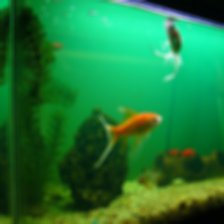
#> input picture ex03/code/image.png, 224 x 224 px
$ python cv_2_1_convolution_mine.py
#> lines starting #> are read from the running program, lines starting #| are printed output that depends on the picture
import cv2
import numpy as np

def convolve2D(image, kernel, padding=0, strides=1):

    # Gather Shapes of Kernel + Image + Padding
    xKernShape = kernel.shape[0]
    yKernShape = kernel.shape[1]
    xImgShape = image.shape[0]
    yImgShape = image.shape[1]
    print("Kernel:",xKernShape, "x", yKernShape, "\nImage:", xImgShape, "x", yImgShape)

    # Shape of Output Convolution
    # START TODO ###################
    xOutput = int((xImgShape + 2*padding - xKernShape + 1 ) / strides)
    yOutput = int((yImgShape + 2*padding - yKernShape + 1 ) / strides)
    # END TODO ###################
    output = np.zeros((xOutput, yOutput))

    # Apply Equal Padding to All Sides
    if padding != 0:
        # START TODO ###################
        imagePadded = np.pad(image, padding)  # standard is 0-padding
        # END TODO ###################
    else:
        imagePadded = image

    # Iterate through image
    for y in range(1, image.shape[1]+1):
        # Exit Convolution
        # START TODO ###################
        # raise NotImplementedError
        # END TODO ###################

        # Only Convolve if y has gone down by the specified Strides
        # START TODO ###################
        if (y + np.floor(yKernShape/2) ) % strides == 0:
            for x in range(1, image.shape[0]+1):
                if (x + np.floor(xKernShape / 2)) % strides == 0:
                    xout  = int((x + np.floor(xKernShape/2)) / strides)-1
                    yout  = int((y + np.floor(yKernShape/2)) / strides)-1
                    yimstart = int(y - np.floor(yKernShape / 2))
                    yimend = int(y + np.floor(yKernShape / 2))+1
                    ximend = int(x + np.floor(xKernShape / 2))+1
                    ximstart = int(x - np.floor(xKernShape / 2))
                    teilimage = imagePadded[ximstart : ximend, yimstart : yimend] * kernel
                    output[xout][yout] = np.sum(teilimage)
        # END TODO ###################

    return output


if __name__ == '__main__':
    # Grayscale Image
    image = cv2.imread('image.png',0)
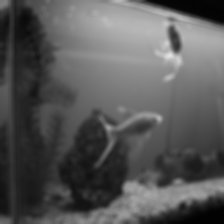
#> image: shape (224, 224); min 1, max 228, mean 87.1

    # Edge Detection Kernel
    kernel = np.array([[-1, -1, -1], [-1, 8, -1], [-1, -1, -1]])

    # Convolve and Save Output
    output = convolve2D(image, kernel, padding=2)
#| Kernel: 3 x 3
#| Image: 224 x 224
#> in convolve2D, `imagePadded = np.pad(image, padding)`:
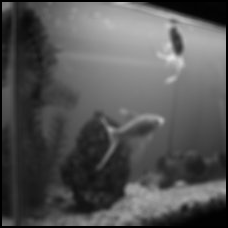
#> imagePadded: shape (228, 228); min 0, max 228, mean 84
#> after the loop in convolve2D, `for y in range(1, image.shape[1]+1):`:
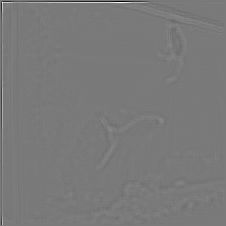
#> output: shape (226, 226) float64; min -550, max 599, mean 0; drawn with min black and max white
    cv2.imwrite('2DConvolved.png', output)
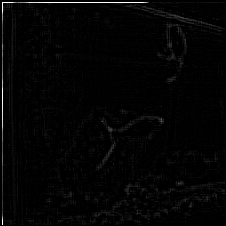
#> saved as 2DConvolved.png: shape (226, 226); min 0, max 255, mean 4.2
